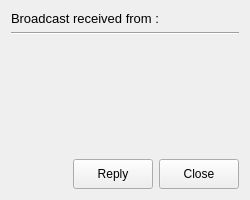
<?xml version="1.0" encoding="UTF-8"?>
<ui version="4.0">
 <class>broadcastDisplayWindow</class>
 <widget class="QDialog" name="broadcastDisplayWindow">
  <property name="geometry">
   <rect>
    <x>0</x>
    <y>0</y>
    <width>250</width>
    <height>200</height>
   </rect>
  </property>
  <property name="minimumSize">
   <size>
    <width>250</width>
    <height>150</height>
   </size>
  </property>
  <property name="windowTitle">
   <string>Dialog</string>
  </property>
  <layout class="QGridLayout" name="gridLayout">
   <item row="2" column="0" colspan="3">
    <widget class="QLabel" name="labelMessage">
     <property name="styleSheet">
      <string notr="true"/>
     </property>
     <property name="text">
      <string/>
     </property>
     <property name="alignment">
      <set>Qt::AlignLeading|Qt::AlignLeft|Qt::AlignTop</set>
     </property>
     <property name="wordWrap">
      <bool>true</bool>
     </property>
     <property name="openExternalLinks">
      <bool>true</bool>
     </property>
     <property name="textInteractionFlags">
      <set>Qt::TextBrowserInteraction</set>
     </property>
    </widget>
   </item>
   <item row="3" column="2">
    <widget class="ThemedButton" name="buttonClose">
     <property name="sizePolicy">
      <sizepolicy hsizetype="Maximum" vsizetype="Fixed">
       <horstretch>0</horstretch>
       <verstretch>0</verstretch>
      </sizepolicy>
     </property>
     <property name="minimumSize">
      <size>
       <width>80</width>
       <height>30</height>
      </size>
     </property>
     <property name="text">
      <string>Close</string>
     </property>
    </widget>
   </item>
   <item row="3" column="1">
    <widget class="ThemedButton" name="buttonReply">
     <property name="sizePolicy">
      <sizepolicy hsizetype="Maximum" vsizetype="Fixed">
       <horstretch>0</horstretch>
       <verstretch>0</verstretch>
      </sizepolicy>
     </property>
     <property name="minimumSize">
      <size>
       <width>80</width>
       <height>30</height>
      </size>
     </property>
     <property name="text">
      <string>Reply</string>
     </property>
    </widget>
   </item>
   <item row="0" column="0" colspan="3">
    <widget class="QLabel" name="labelTitle">
     <property name="sizePolicy">
      <sizepolicy hsizetype="Preferred" vsizetype="Maximum">
       <horstretch>0</horstretch>
       <verstretch>0</verstretch>
      </sizepolicy>
     </property>
     <property name="font">
      <font>
       <pointsize>10</pointsize>
      </font>
     </property>
     <property name="text">
      <string>Broadcast received from :</string>
     </property>
    </widget>
   </item>
   <item row="1" column="0" colspan="3">
    <widget class="Line" name="line">
     <property name="orientation">
      <enum>Qt::Horizontal</enum>
     </property>
    </widget>
   </item>
  </layout>
 </widget>
 <customwidgets>
  <customwidget>
   <class>ThemedButton</class>
   <extends>QToolButton</extends>
   <header location="global">themedbutton.h</header>
  </customwidget>
 </customwidgets>
 <resources/>
 <connections/>
</ui>
